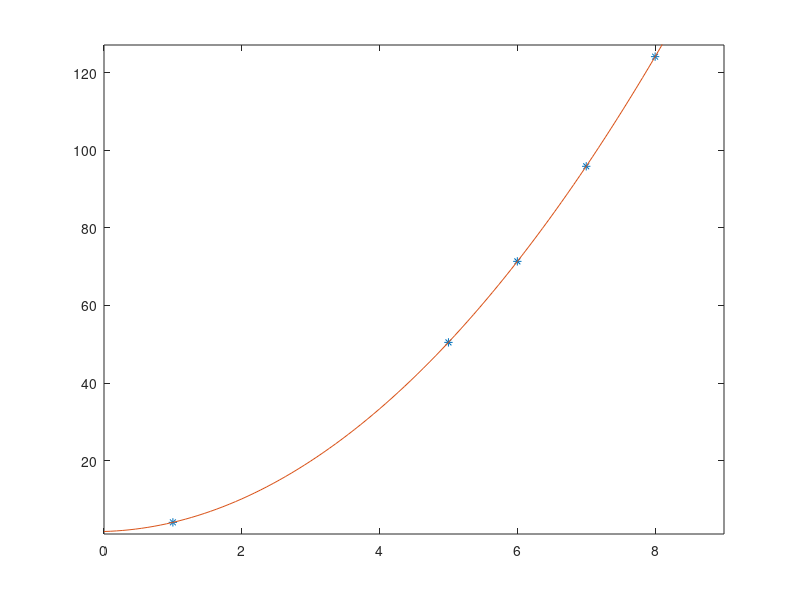

This figure's MATLAB source:
t = [1 5 6 7 8]' ;
f = [411 5049 7137 9587 12413]' / 100 ;

plot(t,f,'*') ;
xlim([min(t)-1, max(t)+1]) ;
ylim([min(f)-3, max(f)+3]) ;

% polyfit
p = polyfit(t, f, 2) ;
polyval(p, 9)

xx = linspace(min(t)-1, max(t)+1) ;
hold on ;
plot(xx, polyval(p, xx)) ;
